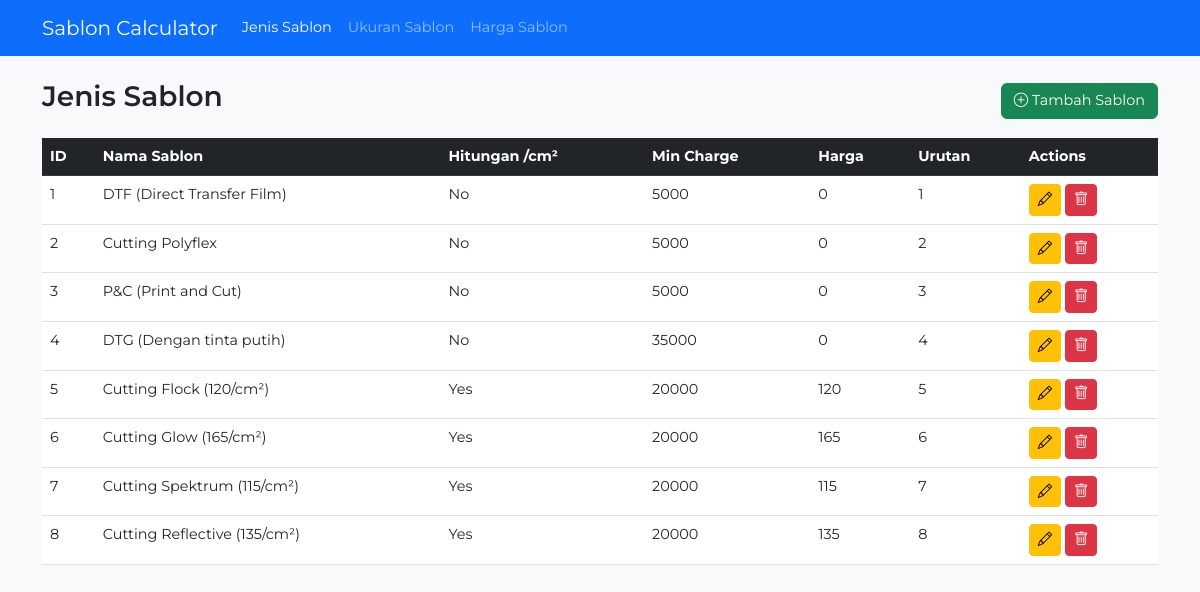
Page /sablon/index.php on the committed database.
### tables this page shows
CREATE TABLE `sablon` (
  `id` int(11) NOT NULL,
  `nama_sablon` varchar(50) NOT NULL,
  `calculate_size` varchar(5) NOT NULL,
  `min_charge` int(11) NOT NULL,
  `urutan` int(11) NOT NULL,
  `harga` int(11) NOT NULL
);

### sablon/index.php (the view, shortened to what this page needs)
<?php include '../includes/db.php'; ?>
<!DOCTYPE html>
<html lang="en">
<head>
  <link href="https://cdn.jsdelivr.net/npm/bootstrap@5.3.0-alpha1/dist/css/bootstrap.min.css" rel="stylesheet">
  <link rel="stylesheet" href="https://cdn.jsdelivr.net/npm/bootstrap-icons@1.10.0/font/bootstrap-icons.css">
</head>
<body>
  <nav class="navbar navbar-expand-lg navbar-dark bg-primary sticky-top">
    <div class="container">
      <a class="navbar-brand" href="../">Sablon Calculator</a>
      <div class="collapse navbar-collapse" id="navbarNav">
        <ul class="navbar-nav">
          <li class="nav-item">
            <a class="nav-link active" href="../sablon/">Jenis Sablon</a>
          </li>
          <li class="nav-item">
            <a class="nav-link" href="../ukuran/">Ukuran Sablon</a>
          </li>
          <li class="nav-item">
            <a class="nav-link" href="../harga/">Harga Sablon</a>
          </li>
        </ul>
      </div>
    </div>
  </nav>
  <div class="container mt-4">
    <div id="sablon-section" class="mb-5">
      <div class="d-flex justify-content-between align-items-center mb-3">
        <h3>Jenis Sablon</h3>
        <a href="create.php" class="btn btn-success">
          <i class="bi bi-plus-circle"></i> Tambah Sablon
        </a>
      </div>
      <div class="table">
        <table class="table table-hover">
          <thead class="table-dark">
            <tr>
              <th>ID</th>
              <th>Nama Sablon</th>
              <th>Hitungan /cm²</th>
              <th>Min Charge</th>
              <th>Harga</th>
              <th>Urutan</th>
              <th>Actions</th>
            </tr>
          </thead>
          <tbody>
            <?php
            $stmt = $pdo->query("SELECT * FROM sablon ORDER BY urutan ASC");
            while ($row = $stmt->fetch()) {
              echo "<tr>";
              echo "<td>{$row['id']}</td>";
              echo "<td>{$row['nama_sablon']}</td>";
              echo "<td>{$row['calculate_size']}</td>";
              echo "<td>{$row['min_charge']}</td>";
              echo "<td>{$row['harga']}</td>";
              echo "<td>{$row['urutan']}</td>";
              echo "<td>
                            <a href='edit.php?id={$row['id']}' class='btn btn-sm btn-warning'><i class='bi bi-pencil'></i></a>
                            <a href='delete.php?id={$row['id']}' class='btn btn-sm btn-danger' onclick='return confirm(\"Are you sure?\")'><i class='bi bi-trash'></i></a>
                          </td>";
              echo "</tr>";
            }
            ?>
          </tbody>
        </table>
      </div>
    </div>
  </div>
</body>
</html>

### sablon/index.php (style rules this page uses)
body { font-family: 'Montserrat', sans-serif; font-size: 0.9rem; background-color: #f8f9fa; }
h1, h2, h3, h4, h5, h6, .h1, .h2, .h3, .h4, .h5, .h6 { font-family: 'Montserrat', sans-serif; font-weight: 600; }
.navbar-brand, .nav-link { font-family: 'Montserrat', sans-serif; }
.btn { font-family: 'Montserrat', sans-serif; font-size: 0.9rem; font-weight: 400; transition: all 0.3s ease; }
.btn { transform: scale(1); transition: transform 0.2s ease, box-shadow 0.2s ease; }
.table-hover tbody tr { transition: all 0.2s ease; }

### rows in the picture
sablon: id "1", nama_sablon "DTF (Direct Transfer Film)", calculate_size "No", min_charge "5000", harga "0", urutan "1"
sablon: id "2", nama_sablon "Cutting Polyflex", calculate_size "No", min_charge "5000", harga "0", urutan "2"
sablon: id "3", nama_sablon "P&C (Print and Cut)", calculate_size "No", min_charge "5000", harga "0", urutan "3"
sablon: id "4", nama_sablon "DTG (Dengan tinta putih)", calculate_size "No", min_charge "35000", harga "0", urutan "4"
sablon: id "5", nama_sablon "Cutting Flock (120/cm²)", calculate_size "Yes", min_charge "20000", harga "120", urutan "5"
sablon: id "6", nama_sablon "Cutting Glow (165/cm²)", calculate_size "Yes", min_charge "20000", harga "165", urutan "6"
sablon: id "7", nama_sablon "Cutting Spektrum (115/cm²)", calculate_size "Yes", min_charge "20000", harga "115", urutan "7"
sablon: id "8", nama_sablon "Cutting Reflective (135/cm²)", calculate_size "Yes", min_charge "20000", harga "135", urutan "8"
